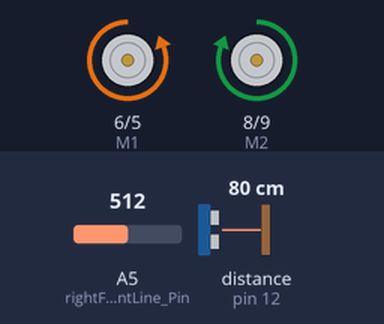
The sketch below on a simulated Arduino Uno, built with avr-gcc and run on an emulated ATmega328P. On the bench: direction and speed pins drawn as motors (green arrow = direction pin HIGH = forward, orange = LOW = backward, longer = more drive). The test bench sets the inputs (shaded band); at power-on: A5 (rightFrontLine_Pin) = 512, distance to the obstacle (sensor on pin 12) 80 cm. The echo pulse lasts 58.3 µs per cm; what the sketch prints to the serial monitor is not drawn.

Above: at 4.5 s.
4.6 s: A5 (rightFrontLine_Pin) set to 492
At 5.8 s:
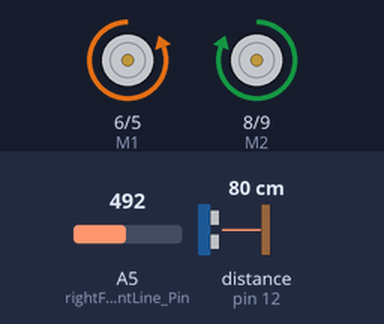
7.6 s: A5 (rightFrontLine_Pin) set to 510
13.6 s: A5 (rightFrontLine_Pin) set to 490
At 13.77 s:
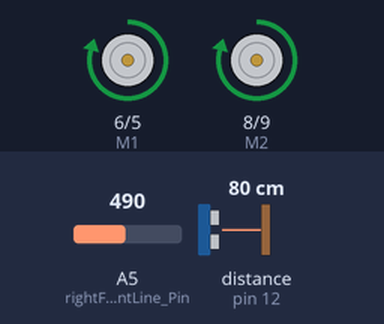
Timing chart, 0 to 17.6 s (numbered marks = the images above; inputs shaded):
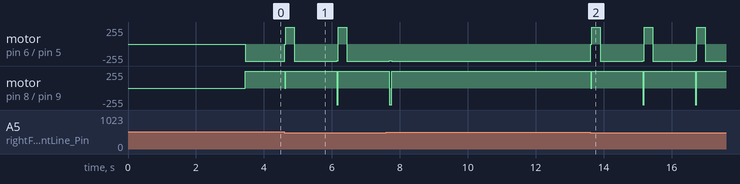

The sketch:

Robot2.ino
```cpp
// Power switch definitions
int powerSwitch_Pin = 12;

// US defintions
#include <Ultrasonic.h>
#define TRIGGER_PIN  13
#define ECHO_PIN     12
Ultrasonic ultrasonic(TRIGGER_PIN, ECHO_PIN);

// Motor definitions
int E1 = 5;   //left motor PWM
int M1 = 6;   //left motor
int E2 = 9;   //right motor PWM
int M2 = 8;   //right motor

// Line defintions
int rightFrontLine_Pin = 5; //connected to analog in
int frontLine_Led = 13;
int rightFrontLine_Value;
int frontLine_Value;

// Global definitions
// Arena official diameter mini category: 77 cm
float trigDist = 38.5f;
boolean trigToken;
float t1, t2, t3;
float maxTime;
boolean noBreak;

void setup(){
	Serial.begin(9600);
	//startup delay
	Serial.println("Welcome to Neothug");
	pinMode(M1, OUTPUT);
	pinMode(M2, OUTPUT);
	bool text = false;

	Serial.println("Starting in 5 seconds...");
	delay(3380);
}

void SensorsReport(){
	US();
	delay(500);
	Serial.print("FrontLine sensor value: ");
	Serial.println(analogRead(rightFrontLine_Pin));
	delay(500);
	if(FrontLine()){
		Serial.println("Frontline is detected!");
	}
	else{
		Serial.println("No frontline is detected");
	}
	delay(1000);
}

void TestMotors(){
	int value;
	for(value = 0 ; value <= 255; value+=5){
		digitalWrite(M1,LOW);
		digitalWrite(M2, LOW);
		analogWrite(E1, value);   //PWM Speed control
		analogWrite(E2, value);   //PWM Speed control
		delay(30);
	}
}

void loop(){
	// FrontLine true when white, false when black in real conditions
	// Main code

	// Get current values
	if(!trigToken){
		t1 = US();
		delay(5);
		t2 = US();
		delay(5);
		t3 = US();
		delay(5);
	}

	if(!FrontLine()){
		if ((t1 < trigDist && t2 < trigDist && t3 < trigDist) || trigToken){
			trigToken = false;
			maxTime = millis() + 3500.0f;
			while(!FrontLine() && millis() < maxTime){
				Forward();
			}
		}
		else{
			while(!FrontLine() && US() > trigDist){
				RotateCW();
			}
			Stop();
			if (US() < trigDist){
				trigToken = true;
			}
		}
	}

	if(FrontLine()){
	Stop();
	AvoidBorder();
	}
}

float US(){
	// US
	float cmMsec, inMsec;
	long microsec = ultrasonic.timing();

	cmMsec = ultrasonic.convert(microsec, Ultrasonic::CM);
	Serial.print("MS: ");
	Serial.print(microsec);
	Serial.print(", Distance (cm): ");
	Serial.println(cmMsec);
	return cmMsec;
}

boolean FrontLine(){
	//frontLine get data
	rightFrontLine_Value = analogRead(rightFrontLine_Pin);

	if(rightFrontLine_Value < 500){
    // Testing:
    //return false;
		// Actual conditions
		return true;
	}
	else{
		return false;
	}
}

void Stop(){
	digitalWrite(M1,LOW);
	digitalWrite(M2, LOW);
	analogWrite(E1, 0);
	analogWrite(E2, 0);
}

void Backward(){
	digitalWrite(M1,HIGH);
	digitalWrite(M2, HIGH);
	analogWrite(E1, 250);
	analogWrite(E2, 250);
}

void Forward(){
	digitalWrite(M1,LOW);
	digitalWrite(M2, LOW);
	analogWrite(E1, 250);
	analogWrite(E2, 250);
}

void RotateCW(){
	digitalWrite(M1,LOW);
	digitalWrite(M2, HIGH);
	analogWrite(E1, 255);
	analogWrite(E2, 255);
}

void RotateCCW(){
	digitalWrite(M1,HIGH);
	digitalWrite(M2, LOW);
	analogWrite(E1, 255);
	analogWrite(E2, 255);
}

void RotateCWavg(){
	digitalWrite(M1,LOW);
	digitalWrite(M2, HIGH);
	analogWrite(E1, 255);
	analogWrite(E2, 255);
}

void AvoidBorder(){
	Stop();
	Backward();
	delay(250);
	RotateCWavg();
	delay(1250);
	//Stop();
	//delay(25);
	Forward();
	//delay(450);
	//Stop();
	//delay(25);
}

// Not used
void EvasiveManeuver(){
	// When facing enemy for too long
	Stop();
	delay(75);
	RotateCW();
	delay(700);
	Stop();
	delay(75);
	noBreak = false;
}
```

Measured:
- the behaviour switches between 500 and 499 on A5 (rightFrontLine_Pin) (found by bisection; images 0 and 1)
- after the input at 4.6 s, motor on pin 6 (M1) / pin 5 (E1): alternates backward 255/255 for 1.3 s and forward 250/255 for 0.29 s, starting at once; motor on pin 8 (M2) / pin 9 (E2): alternates forward 255/255 for 1.3 s and forward 250/255 for 0.29 s, starting at once
